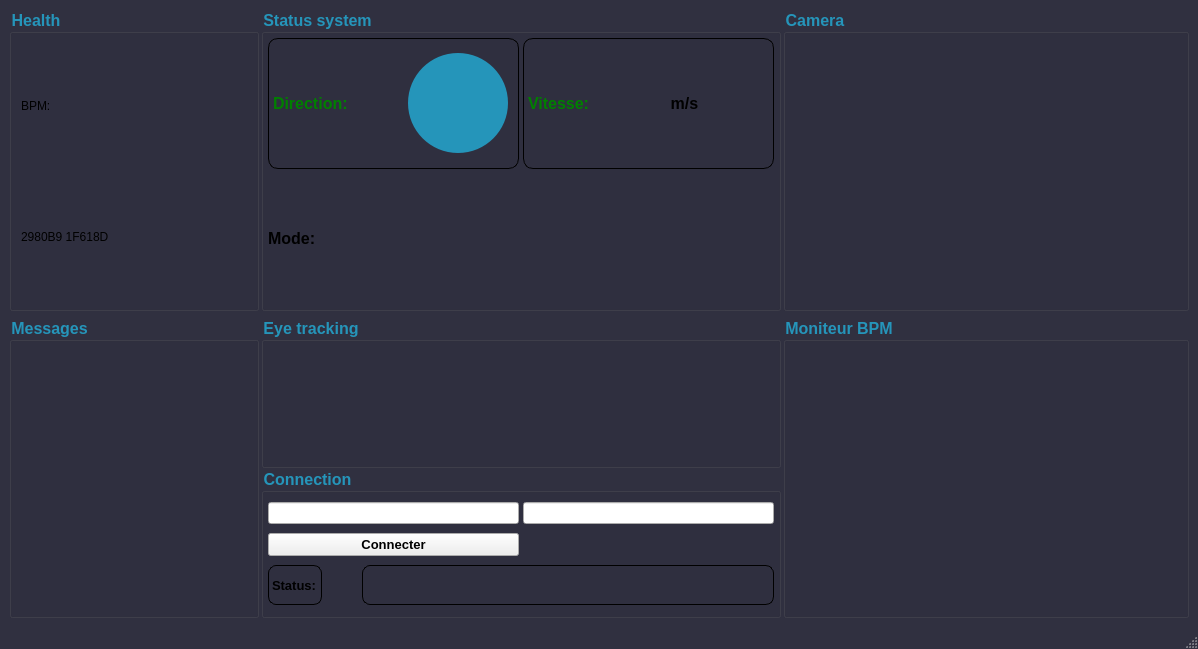
<?xml version="1.0" encoding="UTF-8"?>
<ui version="4.0">
 <class>Carewheel</class>
 <widget class="QMainWindow" name="Carewheel">
  <property name="geometry">
   <rect>
    <x>0</x>
    <y>0</y>
    <width>1198</width>
    <height>649</height>
   </rect>
  </property>
  <property name="windowTitle">
   <string>Carewheel</string>
  </property>
  <property name="styleSheet">
   <string notr="true">QMainWindow
{
	background-color:#303040;
}</string>
  </property>
  <widget class="QWidget" name="centralwidget">
   <property name="styleSheet">
    <string notr="true">QGroupBox
{
	color: #2595BA ;
}</string>
   </property>
   <layout class="QGridLayout" name="gridLayout_4">
    <property name="horizontalSpacing">
     <number>2</number>
    </property>
    <item row="1" column="2">
     <widget class="QGroupBox" name="groupBox_3">
      <property name="font">
       <font>
        <pointsize>12</pointsize>
        <bold>true</bold>
       </font>
      </property>
      <property name="styleSheet">
       <string notr="true">QGroupBox
{
	color: #2595BA ;
}</string>
      </property>
      <property name="title">
       <string>Moniteur BPM</string>
      </property>
      <layout class="QGridLayout" name="gridLayout_3">
       <property name="leftMargin">
        <number>0</number>
       </property>
       <property name="topMargin">
        <number>0</number>
       </property>
       <property name="rightMargin">
        <number>0</number>
       </property>
       <property name="bottomMargin">
        <number>0</number>
       </property>
       <item row="0" column="0">
        <widget class="QChartView" name="chartview" native="true">
         <property name="font">
          <font>
           <pointsize>10</pointsize>
           <bold>false</bold>
          </font>
         </property>
        </widget>
       </item>
      </layout>
     </widget>
    </item>
    <item row="0" column="1">
     <widget class="QGroupBox" name="groupBoxSystem">
      <property name="sizePolicy">
       <sizepolicy hsizetype="Preferred" vsizetype="Preferred">
        <horstretch>0</horstretch>
        <verstretch>0</verstretch>
       </sizepolicy>
      </property>
      <property name="minimumSize">
       <size>
        <width>350</width>
        <height>0</height>
       </size>
      </property>
      <property name="font">
       <font>
        <pointsize>12</pointsize>
        <bold>true</bold>
       </font>
      </property>
      <property name="styleSheet">
       <string notr="true">QGroupBox
{
	color: #2595BA ;
}
QFrame
{
	border-radius:10px;
	border: 1px solid black;
}</string>
      </property>
      <property name="title">
       <string>Status system</string>
      </property>
      <property name="checkable">
       <bool>false</bool>
      </property>
      <property name="checked">
       <bool>false</bool>
      </property>
      <layout class="QGridLayout" name="gridLayout">
       <property name="leftMargin">
        <number>4</number>
       </property>
       <property name="topMargin">
        <number>4</number>
       </property>
       <property name="rightMargin">
        <number>4</number>
       </property>
       <property name="bottomMargin">
        <number>4</number>
       </property>
       <property name="spacing">
        <number>4</number>
       </property>
       <item row="0" column="0">
        <widget class="QFrame" name="frameDirection">
         <property name="styleSheet">
          <string notr="true">QFrame
{
	border: 1px solid black;
}

QLabel
{
	border: 0px;
}</string>
         </property>
         <property name="frameShape">
          <enum>QFrame::StyledPanel</enum>
         </property>
         <property name="frameShadow">
          <enum>QFrame::Raised</enum>
         </property>
         <layout class="QHBoxLayout" name="horizontalLayout">
          <property name="leftMargin">
           <number>4</number>
          </property>
          <property name="topMargin">
           <number>0</number>
          </property>
          <property name="rightMargin">
           <number>10</number>
          </property>
          <property name="bottomMargin">
           <number>0</number>
          </property>
          <item>
           <widget class="QLabel" name="label">
            <property name="font">
             <font>
              <pointsize>12</pointsize>
              <bold>true</bold>
             </font>
            </property>
            <property name="styleSheet">
             <string notr="true">color:green;</string>
            </property>
            <property name="text">
             <string>Direction:</string>
            </property>
           </widget>
          </item>
          <item>
           <widget class="QLabel" name="iconeDirection">
            <property name="sizePolicy">
             <sizepolicy hsizetype="Preferred" vsizetype="Preferred">
              <horstretch>0</horstretch>
              <verstretch>0</verstretch>
             </sizepolicy>
            </property>
            <property name="minimumSize">
             <size>
              <width>100</width>
              <height>100</height>
             </size>
            </property>
            <property name="maximumSize">
             <size>
              <width>100</width>
              <height>100</height>
             </size>
            </property>
            <property name="styleSheet">
             <string notr="true">border-radius: 50px;
background:  #2595BA;</string>
            </property>
            <property name="text">
             <string/>
            </property>
            <property name="scaledContents">
             <bool>true</bool>
            </property>
            <property name="alignment">
             <set>Qt::AlignCenter</set>
            </property>
           </widget>
          </item>
         </layout>
        </widget>
       </item>
       <item row="0" column="2">
        <widget class="QFrame" name="frameVitesse">
         <property name="styleSheet">
          <string notr="true">QFrame
{
	border: 1px solid black;
}

QFrame:hover
{
	background-color: #2E2E42;
	border: 2px solid #1F618D;
}

QLabel
{
	border: 0px;
	border: 0px solid transparent;
}

QLabel:hover
{
	border: 0px;
	border: 0px solid transparent;
}</string>
         </property>
         <property name="frameShape">
          <enum>QFrame::StyledPanel</enum>
         </property>
         <property name="frameShadow">
          <enum>QFrame::Raised</enum>
         </property>
         <layout class="QHBoxLayout" name="horizontalLayout_2">
          <property name="leftMargin">
           <number>4</number>
          </property>
          <property name="topMargin">
           <number>0</number>
          </property>
          <property name="rightMargin">
           <number>0</number>
          </property>
          <property name="bottomMargin">
           <number>0</number>
          </property>
          <item>
           <widget class="QLabel" name="labelVitesse">
            <property name="sizePolicy">
             <sizepolicy hsizetype="Fixed" vsizetype="Preferred">
              <horstretch>0</horstretch>
              <verstretch>0</verstretch>
             </sizepolicy>
            </property>
            <property name="font">
             <font>
              <pointsize>12</pointsize>
              <bold>true</bold>
             </font>
            </property>
            <property name="styleSheet">
             <string notr="true">color:green;</string>
            </property>
            <property name="text">
             <string>Vitesse:</string>
            </property>
           </widget>
          </item>
          <item>
           <widget class="QLabel" name="valeurVitesse">
            <property name="font">
             <font>
              <pointsize>12</pointsize>
              <bold>true</bold>
             </font>
            </property>
            <property name="text">
             <string>m/s</string>
            </property>
            <property name="alignment">
             <set>Qt::AlignCenter</set>
            </property>
           </widget>
          </item>
         </layout>
        </widget>
       </item>
       <item row="1" column="0">
        <layout class="QGridLayout" name="gridLayout_6">
         <property name="sizeConstraint">
          <enum>QLayout::SetDefaultConstraint</enum>
         </property>
         <item row="0" column="0">
          <widget class="QLabel" name="labelMode">
           <property name="sizePolicy">
            <sizepolicy hsizetype="Fixed" vsizetype="Preferred">
             <horstretch>0</horstretch>
             <verstretch>0</verstretch>
            </sizepolicy>
           </property>
           <property name="font">
            <font>
             <pointsize>12</pointsize>
             <bold>true</bold>
            </font>
           </property>
           <property name="styleSheet">
            <string notr="true">QLabel
{
	border-radius: 0px;
	border: 0px solid transparent ;
}</string>
           </property>
           <property name="text">
            <string>Mode:</string>
           </property>
           <property name="scaledContents">
            <bool>false</bool>
           </property>
           <property name="margin">
            <number>4</number>
           </property>
          </widget>
         </item>
         <item row="0" column="1">
          <widget class="QLabel" name="statusMode">
           <property name="minimumSize">
            <size>
             <width>100</width>
             <height>0</height>
            </size>
           </property>
           <property name="font">
            <font>
             <pointsize>12</pointsize>
             <bold>true</bold>
            </font>
           </property>
           <property name="styleSheet">
            <string notr="true">QLabel
{
	border-radius: 0px;
	border: 0px solid transparent ;
	color:green ;
}
</string>
           </property>
           <property name="text">
            <string/>
           </property>
           <property name="alignment">
            <set>Qt::AlignCenter</set>
           </property>
           <property name="margin">
            <number>4</number>
           </property>
          </widget>
         </item>
        </layout>
       </item>
      </layout>
     </widget>
    </item>
    <item row="1" column="1">
     <layout class="QGridLayout" name="gridLayout_2">
      <item row="1" column="0">
       <widget class="QGroupBox" name="GroupConnexion">
        <property name="font">
         <font>
          <pointsize>12</pointsize>
          <bold>true</bold>
         </font>
        </property>
        <property name="styleSheet">
         <string notr="true">QGroupBox
{
	color: #2595BA ;
}
QLabel
{
	border: 1px solid black ;
	border-radius: 8px ;
}</string>
        </property>
        <property name="title">
         <string>Connection</string>
        </property>
        <layout class="QGridLayout" name="gridLayout_8">
         <property name="leftMargin">
          <number>4</number>
         </property>
         <property name="topMargin">
          <number>4</number>
         </property>
         <property name="rightMargin">
          <number>4</number>
         </property>
         <property name="bottomMargin">
          <number>4</number>
         </property>
         <property name="spacing">
          <number>4</number>
         </property>
         <item row="0" column="0">
          <widget class="QLineEdit" name="lineIP"/>
         </item>
         <item row="0" column="1">
          <widget class="QLineEdit" name="linePort"/>
         </item>
         <item row="1" column="0">
          <widget class="QPushButton" name="bouttonConnecter">
           <property name="font">
            <font>
             <pointsize>10</pointsize>
             <bold>true</bold>
            </font>
           </property>
           <property name="styleSheet">
            <string notr="true"/>
           </property>
           <property name="text">
            <string>Connecter</string>
           </property>
          </widget>
         </item>
         <item row="2" column="0" colspan="2">
          <layout class="QGridLayout" name="gridLayout_7">
           <property name="horizontalSpacing">
            <number>10</number>
           </property>
           <item row="0" column="2">
            <widget class="QLabel" name="statusConnection">
             <property name="sizePolicy">
              <sizepolicy hsizetype="Preferred" vsizetype="Preferred">
               <horstretch>0</horstretch>
               <verstretch>0</verstretch>
              </sizepolicy>
             </property>
             <property name="minimumSize">
              <size>
               <width>0</width>
               <height>40</height>
              </size>
             </property>
             <property name="maximumSize">
              <size>
               <width>16777215</width>
               <height>300</height>
              </size>
             </property>
             <property name="font">
              <font>
               <pointsize>12</pointsize>
               <bold>true</bold>
              </font>
             </property>
             <property name="styleSheet">
              <string notr="true"/>
             </property>
             <property name="text">
              <string/>
             </property>
            </widget>
           </item>
           <item row="0" column="0">
            <widget class="QLabel" name="label_6">
             <property name="sizePolicy">
              <sizepolicy hsizetype="Fixed" vsizetype="Preferred">
               <horstretch>0</horstretch>
               <verstretch>0</verstretch>
              </sizepolicy>
             </property>
             <property name="minimumSize">
              <size>
               <width>0</width>
               <height>40</height>
              </size>
             </property>
             <property name="font">
              <font>
               <pointsize>10</pointsize>
               <bold>true</bold>
              </font>
             </property>
             <property name="styleSheet">
              <string notr="true"/>
             </property>
             <property name="text">
              <string>Status:</string>
             </property>
            </widget>
           </item>
           <item row="0" column="1">
            <widget class="QLabel" name="feu_connection">
             <property name="sizePolicy">
              <sizepolicy hsizetype="Preferred" vsizetype="Preferred">
               <horstretch>0</horstretch>
               <verstretch>0</verstretch>
              </sizepolicy>
             </property>
             <property name="minimumSize">
              <size>
               <width>20</width>
               <height>20</height>
              </size>
             </property>
             <property name="maximumSize">
              <size>
               <width>20</width>
               <height>20</height>
              </size>
             </property>
             <property name="styleSheet">
              <string notr="true">QLabel
{
	border: 1px solid transparent ;
	border-radius: 20px ;
}</string>
             </property>
             <property name="text">
              <string/>
             </property>
            </widget>
           </item>
          </layout>
         </item>
        </layout>
       </widget>
      </item>
      <item row="0" column="0">
       <widget class="QGroupBox" name="groupBox_2">
        <property name="font">
         <font>
          <pointsize>12</pointsize>
          <bold>true</bold>
         </font>
        </property>
        <property name="styleSheet">
         <string notr="true">QGroupBox
{
	color: #2595BA ;
}</string>
        </property>
        <property name="title">
         <string>Eye tracking</string>
        </property>
       </widget>
      </item>
     </layout>
    </item>
    <item row="0" column="2">
     <widget class="QGroupBox" name="groupBoxCamera">
      <property name="minimumSize">
       <size>
        <width>0</width>
        <height>200</height>
       </size>
      </property>
      <property name="font">
       <font>
        <pointsize>12</pointsize>
        <bold>true</bold>
       </font>
      </property>
      <property name="styleSheet">
       <string notr="true">QGroupBox
{
	color: #2595BA ;
}</string>
      </property>
      <property name="title">
       <string>Camera</string>
      </property>
      <layout class="QGridLayout" name="gridLayout_5">
       <property name="leftMargin">
        <number>0</number>
       </property>
       <property name="topMargin">
        <number>0</number>
       </property>
       <property name="rightMargin">
        <number>0</number>
       </property>
       <property name="bottomMargin">
        <number>0</number>
       </property>
       <item row="0" column="0">
        <widget class="QLabel" name="labelCamera">
         <property name="minimumSize">
          <size>
           <width>400</width>
           <height>200</height>
          </size>
         </property>
         <property name="text">
          <string/>
         </property>
         <property name="scaledContents">
          <bool>true</bool>
         </property>
        </widget>
       </item>
      </layout>
     </widget>
    </item>
    <item row="1" column="0">
     <widget class="QGroupBox" name="groupBox">
      <property name="minimumSize">
       <size>
        <width>250</width>
        <height>0</height>
       </size>
      </property>
      <property name="font">
       <font>
        <pointsize>12</pointsize>
        <bold>true</bold>
       </font>
      </property>
      <property name="styleSheet">
       <string notr="true">QGroupBox
{
	color: #2595BA ;
}</string>
      </property>
      <property name="title">
       <string>Messages</string>
      </property>
     </widget>
    </item>
    <item row="0" column="0">
     <widget class="QGroupBox" name="groupBox_Sante">
      <property name="font">
       <font>
        <pointsize>12</pointsize>
        <bold>true</bold>
       </font>
      </property>
      <property name="title">
       <string>Health</string>
      </property>
      <layout class="QGridLayout" name="gridLayout_9">
       <item row="1" column="0">
        <widget class="QLabel" name="label_3">
         <property name="text">
          <string>2980B9 1F618D</string>
         </property>
        </widget>
       </item>
       <item row="0" column="0">
        <widget class="QLabel" name="label_2">
         <property name="text">
          <string>BPM:</string>
         </property>
        </widget>
       </item>
      </layout>
     </widget>
    </item>
   </layout>
  </widget>
  <widget class="QMenuBar" name="menubar">
   <property name="geometry">
    <rect>
     <x>0</x>
     <y>0</y>
     <width>1198</width>
     <height>21</height>
    </rect>
   </property>
  </widget>
  <widget class="QStatusBar" name="statusbar"/>
 </widget>
 <customwidgets>
  <customwidget>
   <class>QChartView</class>
   <extends>QWidget</extends>
   <header>QtCharts/QChartView</header>
   <container>1</container>
  </customwidget>
 </customwidgets>
 <resources/>
 <connections/>
</ui>
